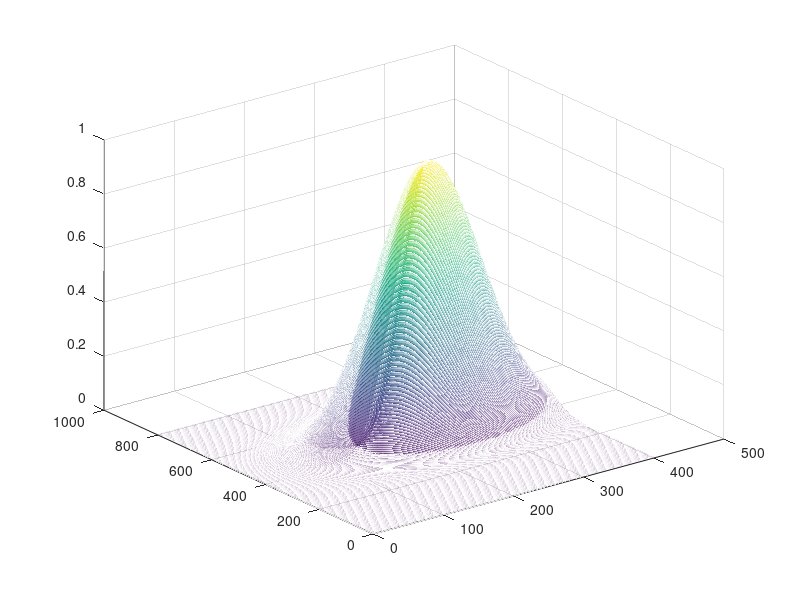

This chart was generated by the following MATLAB code:
%x = 0:0.01:1;
%fx = exp(10 * x .* (x - 1)) .* sin(12 * pi * x);
%plot(x, fx,'--cd');
%title('First Plot of a function');

%a = input('a=');
%b = input('b=');
%t = 0:0.01:10 * pi;
%xt = (a + b) * cos(t) - b * cos((a / b + 1) * t);
%yt = (a + b) * sin(t) - b * sin((a / b + 1) * t);
%
%plot(xt, yt, 'r');
%title('Epicycloid');

% 2.
%x2 = 0:0.001:2*pi;
%ycosx = cos(x2);
%ysinx = sin(x2);
%ycos2x = cos(2 * x2);
%plot(x2, ycosx, x2, ysinx, x2, ycos2x, 'r'); 
%% we can also use subplot(no_of_lines,no_of_columns,no_of_subplot where to draw); 
%legend('cos(x)', 'sin(x)', 'cos(2*x)');

% 3.
%x3even = 0:2:50;
%x3odd = 1:2:50;
%feven = x3even / 2;
%fodd = 3 * x3odd + 1;
%plot(x3even, feven, 'd', x3odd, fodd, 'd');

% 6.
x6 = -2:0.01:2;
y6 = -4:0.01:4;
[x6, y6] = meshgrid(x6,y6);
f6 = exp(-((x6 - 1 / 2) .^ 2 + (y6 - 1 / 2) .^ 2));
mesh(f6);

